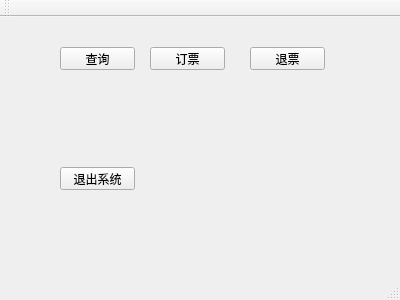
<?xml version="1.0" encoding="UTF-8"?>
<ui version="4.0">
 <class>MainWindow</class>
 <widget class="QMainWindow" name="MainWindow">
  <property name="geometry">
   <rect>
    <x>0</x>
    <y>0</y>
    <width>400</width>
    <height>300</height>
   </rect>
  </property>
  <property name="windowTitle">
   <string>MainWindow</string>
  </property>
  <widget class="QWidget" name="centralWidget">
   <widget class="QPushButton" name="pushButton">
    <property name="geometry">
     <rect>
      <x>60</x>
      <y>30</y>
      <width>75</width>
      <height>23</height>
     </rect>
    </property>
    <property name="text">
     <string>查询</string>
    </property>
   </widget>
   <widget class="QPushButton" name="pushButton_2">
    <property name="geometry">
     <rect>
      <x>150</x>
      <y>30</y>
      <width>75</width>
      <height>23</height>
     </rect>
    </property>
    <property name="text">
     <string>订票</string>
    </property>
   </widget>
   <widget class="QPushButton" name="pushButton_3">
    <property name="geometry">
     <rect>
      <x>60</x>
      <y>150</y>
      <width>75</width>
      <height>23</height>
     </rect>
    </property>
    <property name="text">
     <string>退出系统</string>
    </property>
   </widget>
   <widget class="QPushButton" name="returnBt">
    <property name="geometry">
     <rect>
      <x>250</x>
      <y>30</y>
      <width>75</width>
      <height>23</height>
     </rect>
    </property>
    <property name="text">
     <string>退票</string>
    </property>
   </widget>
  </widget>
  <widget class="QMenuBar" name="menuBar">
   <property name="geometry">
    <rect>
     <x>0</x>
     <y>0</y>
     <width>400</width>
     <height>21</height>
    </rect>
   </property>
  </widget>
  <widget class="QToolBar" name="mainToolBar">
   <attribute name="toolBarArea">
    <enum>TopToolBarArea</enum>
   </attribute>
   <attribute name="toolBarBreak">
    <bool>false</bool>
   </attribute>
  </widget>
  <widget class="QStatusBar" name="statusBar"/>
 </widget>
 <layoutdefault spacing="6" margin="11"/>
 <resources/>
 <connections/>
</ui>
